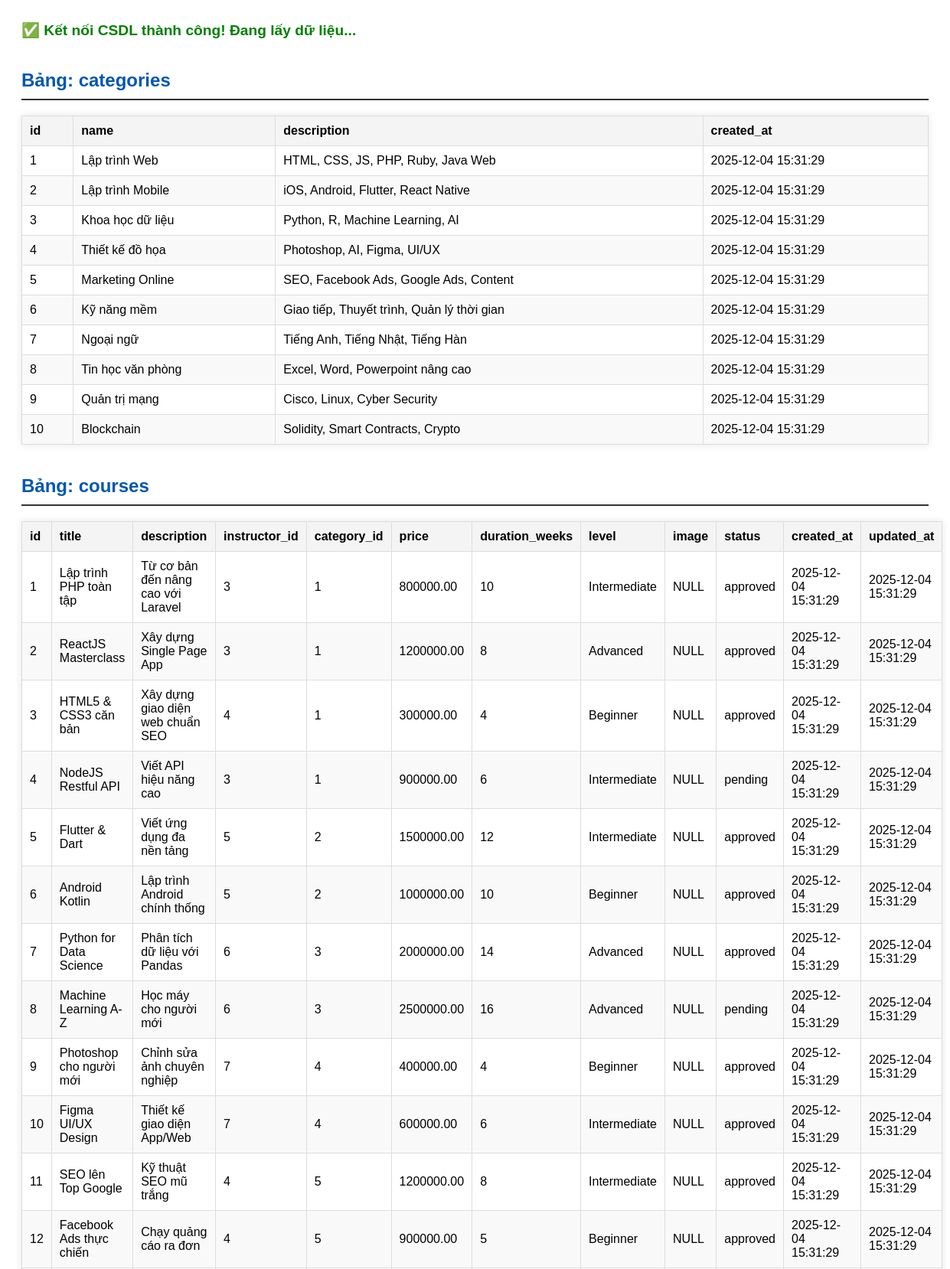
Screenshot of /test_db.php (upper part) with the database file from the repository.
### tables this page shows
CREATE TABLE IF NOT EXISTS categories (
    id INT PRIMARY KEY AUTO_INCREMENT,
    name VARCHAR(255) NOT NULL,
    description TEXT,
    created_at DATETIME DEFAULT CURRENT_TIMESTAMP
);

CREATE TABLE IF NOT EXISTS courses (
    id INT PRIMARY KEY AUTO_INCREMENT,
    title VARCHAR(255) NOT NULL,
    description TEXT,
    instructor_id INT,
    category_id INT,
    price DECIMAL(10,2) DEFAULT 0,
    duration_weeks INT,
    level VARCHAR(50) COMMENT 'Beginner, Intermediate, Advanced',
    image VARCHAR(255),
    status VARCHAR(50) DEFAULT 'pending' COMMENT 'draft, pending, approved',
    created_at DATETIME DEFAULT CURRENT_TIMESTAMP,
    updated_at DATETIME DEFAULT CURRENT_TIMESTAMP ON UPDATE CURRENT_TIMESTAMP,
    FOREIGN KEY (instructor_id) REFERENCES users(id) ON DELETE SET NULL,
    FOREIGN KEY (category_id) REFERENCES categories(id) ON DELETE SET NULL
);

### test_db.php (the view, shortened to what this page needs)
<!DOCTYPE html>
<html lang="vi">
<head>
</head>
<body>
<?php
try {
    $db = new Database();
    $conn = $db->getConnection();
    echo "<div class='success'>✅ Kết nối CSDL thành công! Đang lấy dữ liệu...</div>";
    $stmt = $conn->prepare("SHOW TABLES");
    $stmt->execute();
    $tables = $stmt->fetchAll(PDO::FETCH_COLUMN);
    foreach ($tables as $table_name) {
        echo "<h2>Bảng: $table_name</h2>";
        $query = "SELECT * FROM $table_name";
        $stmt_data = $conn->prepare($query);
        $stmt_data->execute();
        $rows = $stmt_data->fetchAll(PDO::FETCH_ASSOC);
        if (count($rows) > 0) {
            echo "<table>";
            echo "<thead><tr>";
            foreach (array_keys($rows[0]) as $column_name) {
                echo "<th>$column_name</th>";
            }
            echo "</tr></thead>";
            echo "<tbody>";
            foreach ($rows as $row) {
                echo "<tr>";
                foreach ($row as $value) {
                    echo "<td>" . htmlspecialchars($value ?? 'NULL') . "</td>";
                }
                echo "</tr>";
            }
            echo "</tbody></table>";
        } else {
            echo "<p class='empty'>Bảng này chưa có dữ liệu.</p>";
        }
    }
} catch (Exception $e) {
    echo "<h3 style='color:red'>Lỗi: " . $e->getMessage() . "</h3>";
}
?>
</body>
</html>

### test_db.php (style rules this page uses)
body { font-family: sans-serif; padding: 20px; }
h2 { border-bottom: 2px solid #333; padding-bottom: 10px; margin-top: 40px; color: #0056b3; }
table { width: 100%; border-collapse: collapse; margin-bottom: 20px; box-shadow: 0 0 10px rgba(0,0,0,0.1); }
th, td { padding: 10px; border: 1px solid #ddd; text-align: left; }
th { background-color: #f4f4f4; font-weight: bold; }
tr:nth-child(even) { background-color: #f9f9f9; }
.success { color: green; font-weight: bold; font-size: 1.2em; }

### rows the page displays
categories: id "1", name "Lập trình Web", description "HTML, CSS, JS, PHP, Ruby, Java Web", created_at "2025-12-04 15:31:29"
categories: id "2", name "Lập trình Mobile", description "iOS, Android, Flutter, React Native", created_at "2025-12-04 15:31:29"
categories: id "3", name "Khoa học dữ liệu", description "Python, R, Machine Learning, AI", created_at "2025-12-04 15:31:29"
categories: id "4", name "Thiết kế đồ họa", description "Photoshop, AI, Figma, UI/UX", created_at "2025-12-04 15:31:29"
categories: id "5", name "Marketing Online", description "SEO, Facebook Ads, Google Ads, Content", created_at "2025-12-04 15:31:29"
categories: id "6", name "Kỹ năng mềm", description "Giao tiếp, Thuyết trình, Quản lý thời gian", created_at "2025-12-04 15:31:29"
categories: id "7", name "Ngoại ngữ", description "Tiếng Anh, Tiếng Nhật, Tiếng Hàn", created_at "2025-12-04 15:31:29"
categories: id "8", name "Tin học văn phòng", description "Excel, Word, Powerpoint nâng cao", created_at "2025-12-04 15:31:29"
categories: id "9", name "Quản trị mạng", description "Cisco, Linux, Cyber Security", created_at "2025-12-04 15:31:29"
categories: id "10", name "Blockchain", description "Solidity, Smart Contracts, Crypto", created_at "2025-12-04 15:31:29"
courses: value "1", title "Lập trình PHP toàn tập", description "Từ cơ bản đến nâng cao với Laravel", instructor "3", price "800000.00", duration_weeks "10", level "Intermediate", value "NULL", status "approved", value "2025-12-04 15:31:29"
courses: id "2", title "ReactJS Masterclass", description "Xây dựng Single Page App", instructor "3", category "1", price "1200000.00", duration_weeks "8", level "Advanced", value "NULL", status "approved", value "2025-12-04 15:31:29"
courses: id "3", title "HTML5 & CSS3 căn bản", description "Xây dựng giao diện web chuẩn SEO", value "4", category "1", price "300000.00", level "Beginner", value "NULL", status "approved", value "2025-12-04 15:31:29"
courses: id "4", title "NodeJS Restful API", description "Viết API hiệu năng cao", instructor "3", category "1", price "900000.00", duration_weeks "6", level "Intermediate", value "NULL", status "pending", value "2025-12-04 15:31:29"
courses: value "5", title "Flutter & Dart", description "Viết ứng dụng đa nền tảng", category "2", price "1500000.00", duration_weeks "12", level "Intermediate", value "NULL", status "approved", value "2025-12-04 15:31:29"
courses: id "6", title "Android Kotlin", description "Lập trình Android chính thống", instructor "5", category "2", price "1000000.00", duration_weeks "10", level "Beginner", value "NULL", status "approved", value "2025-12-04 15:31:29"
courses: id "7", title "Python for Data Science", description "Phân tích dữ liệu với Pandas", instructor "6", category "3", price "2000000.00", duration_weeks "14", level "Advanced", value "NULL", status "approved", value "2025-12-04 15:31:29"
courses: id "8", title "Machine Learning A-Z", description "Học máy cho người mới", instructor "6", category "3", price "2500000.00", duration_weeks "16", level "Advanced", value "NULL", status "pending", value "2025-12-04 15:31:29"
courses: id "9", title "Photoshop cho người mới", description "Chỉnh sửa ảnh chuyên nghiệp", instructor "7", value "4", price "400000.00", level "Beginner", value "NULL", status "approved", value "2025-12-04 15:31:29"
courses: id "10", title "Figma UI/UX Design", description "Thiết kế giao diện App/Web", instructor "7", category "4", price "600000.00", duration_weeks "6", level "Intermediate", value "NULL", status "approved", value "2025-12-04 15:31:29"
courses: id "11", title "SEO lên Top Google", description "Kỹ thuật SEO mũ trắng", instructor "4", category "5", price "1200000.00", duration_weeks "8", level "Intermediate", value "NULL", status "approved", value "2025-12-04 15:31:29"
courses: id "12", title "Facebook Ads thực chiến", description "Chạy quảng cáo ra đơn", instructor "4", value "5", price "900000.00", level "Beginner", value "NULL", status "approved", value "2025-12-04 15:31:29"

### other values shown
$table_name "categories"
$column_name "id"
$column_name "name"
$column_name "description"
$column_name "created_at"
$table_name "courses"
$column_name "title"
$column_name "instructor_id"
$column_name "category_id"
$column_name "price"
$column_name "duration_weeks"
$column_name "level"
$column_name "image"
$column_name "status"
$column_name "updated_at"
